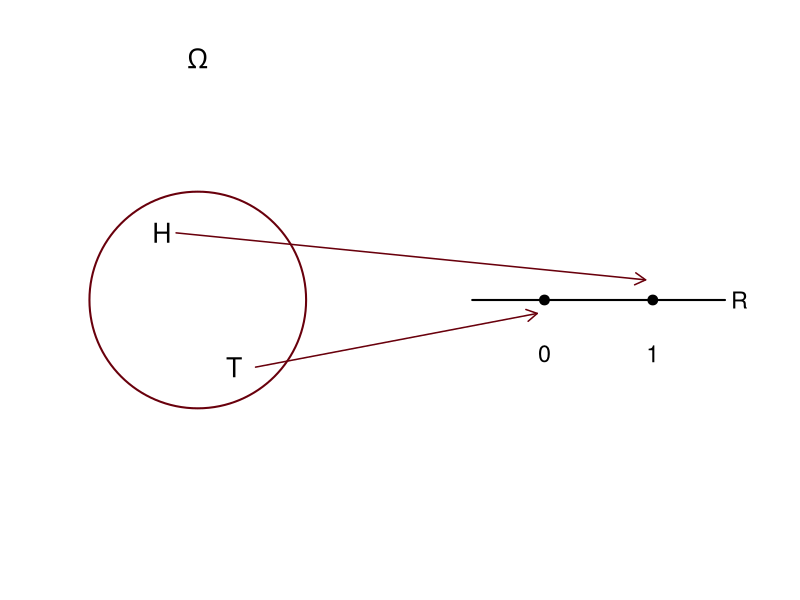
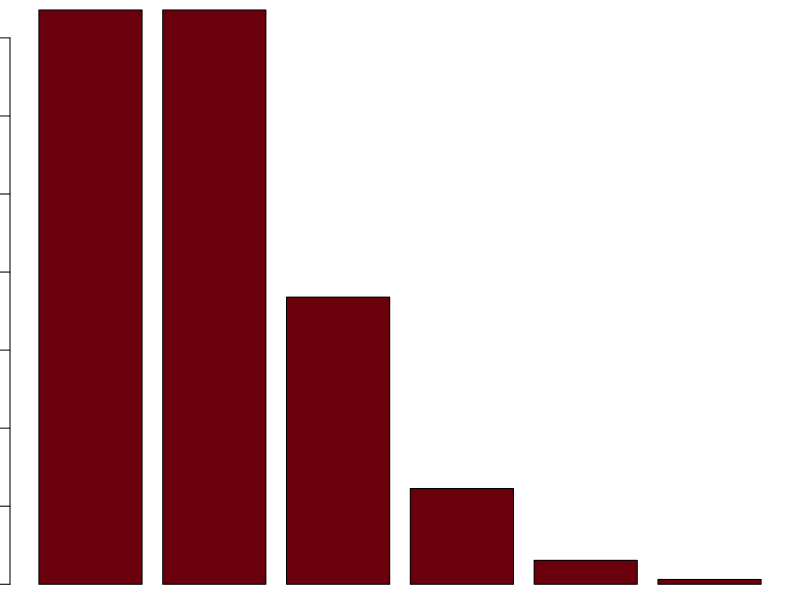
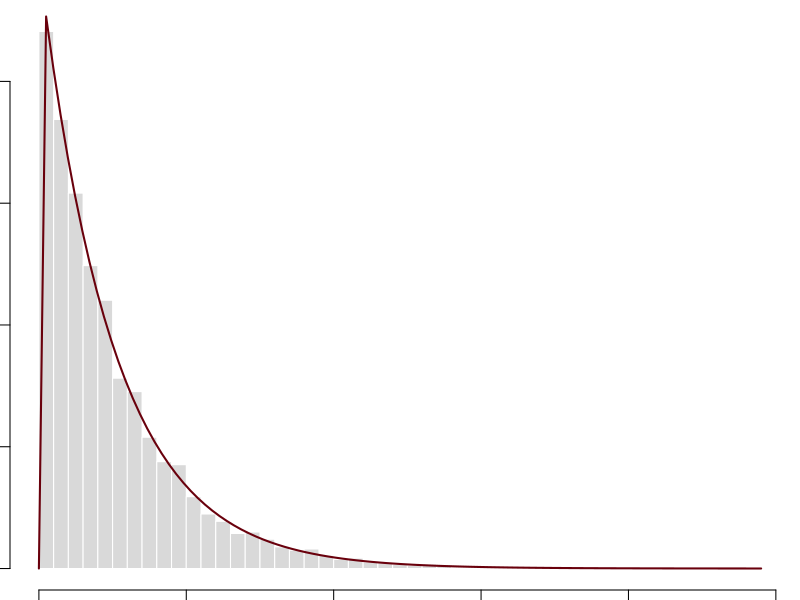
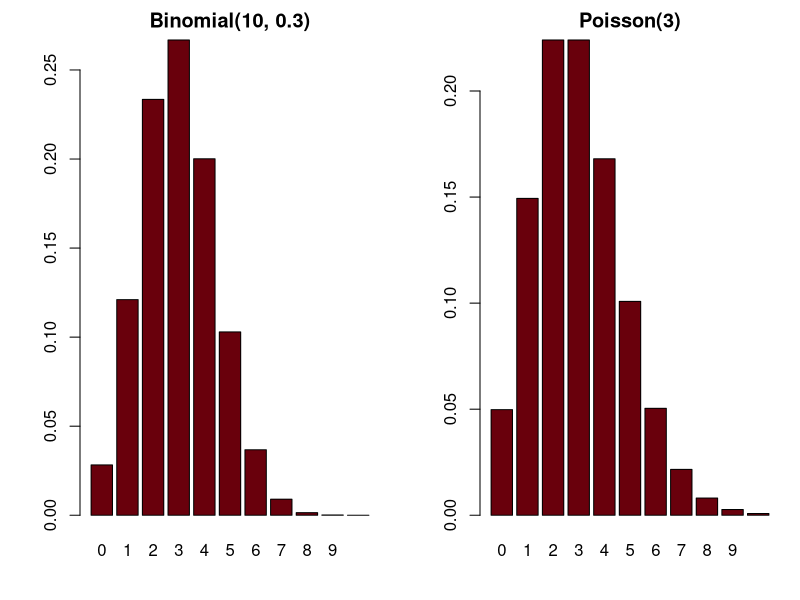

Here is the R script that generated these plots, in order:
## ---- chunk 1
#| echo: false
#| fig-width: 7
#| fig-height: 3.2
par(mar = c(0.5, 0.5, 0.5, 0.5))
plot(NULL, xlim = c(0, 10), ylim = c(0, 4), axes = FALSE, xlab = "", ylab = "")
symbols(2.2, 2, circles = 1.5, inches = FALSE, add = TRUE, lwd = 2, fg = "#69000C")
text(2.2, 3.8, expression(Omega), cex = 1.6)
text(1.7, 2.5, "H", cex = 1.6); text(2.7, 1.5, "T", cex = 1.6)
segments(6, 2, 9.5, 2, lwd = 2); text(9.7, 2, expression(R), cex = 1.4)
points(c(7, 8.5), c(2, 2), pch = 19, cex = 1.3)
text(c(7, 8.5), c(1.6, 1.6), c("0", "1"), cex = 1.4)
arrows(1.9, 2.5, 8.4, 2.15, length = 0.12, col = "#69000C", lwd = 1.5)
arrows(3.0, 1.5, 6.9, 1.9, length = 0.12, col = "#69000C", lwd = 1.5)
## ---- chunk 2
#| echo: true
#| output-location: column
#| fig-width: 5
#| fig-height: 4
k  <- 0:5
pk <- dpois(k, lambda = 1)
round(pk, 3)

barplot(pk, names.arg = k,
        col = "#69000C",
        xlab = "k",
        ylab = "Pr(X = k)")
## ---- chunk 3
#| echo: true
dexp(1)                  # densidad f(1) = e^(-1)
pexp(2) - pexp(1)        # Pr(1 <= X <= 2)
qexp(c(0.5, 0.9))        # mediana y cuantil 0.9
## ---- chunk 4
#| echo: true
#| output-location: column
#| fig-width: 5
#| fig-height: 4
set.seed(123)
u <- runif(10000)
y <- -log(u)

hist(y, breaks = 50, freq = FALSE,
     col = "grey85", border = "white",
     main = "", xlab = "y")
curve(dexp(x), add = TRUE,
      col = "#69000C", lwd = 2)
## ---- chunk 5
#| echo: true
#| fig-width: 9
#| fig-height: 3.3
par(mfrow = c(1, 2), mar = c(4, 4, 2, 1))
barplot(dbinom(0:10, size = 10, prob = 0.3), names.arg = 0:10,
        col = "#69000C", main = "Binomial(10, 0.3)")
barplot(dpois(0:10, lambda = 3), names.arg = 0:10,
        col = "#69000C", main = "Poisson(3)")
## ---- chunk 6
#| echo: true
pnorm(1) - pnorm(-1)     # Pr(-1 < Z < 1)
pnorm(2) - pnorm(-2)     # Pr(-2 < Z < 2)
pnorm(3) - pnorm(-3)     # Pr(-3 < Z < 3)
qnorm(0.975)             # cuantil 0.975
## ---- chunk 7
#| echo: true
p <- matrix(c(0.4, 0.1,
              0.2, 0.3), nrow = 2, byrow = TRUE,
            dimnames = list(X = c("1", "2"), Y = c("1", "2")))
x <- c(1, 2); y <- c(1, 2)

pX <- rowSums(p)                     # marginal de X
pY <- colSums(p)                     # marginal de Y
EY_dado_X <- (p %*% y) / pX          # E[Y | X = x]
EY_dado_X
sum(pX * EY_dado_X)                  # ley de esperanzas iteradas
## ---- chunk 8
#| echo: true
EX  <- sum(x * pX);  EY <- sum(y * pY)
EXY <- sum(outer(x, y) * p)          # E[XY]
covXY <- EXY - EX * EY
varX  <- sum(x^2 * pX) - EX^2
varY  <- sum(y^2 * pY) - EY^2

c(cov = covXY, corr = covXY / sqrt(varX * varY))
